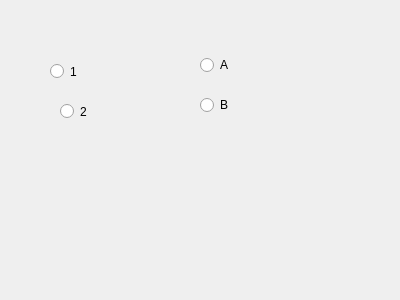
<?xml version="1.0" encoding="UTF-8"?>
<ui version="4.0">
 <class>Form</class>
 <widget class="QWidget" name="Form">
  <property name="geometry">
   <rect>
    <x>0</x>
    <y>0</y>
    <width>400</width>
    <height>300</height>
   </rect>
  </property>
  <property name="windowTitle">
   <string>Form</string>
  </property>
  <widget class="QRadioButton" name="rad1">
   <property name="geometry">
    <rect>
     <x>50</x>
     <y>60</y>
     <width>105</width>
     <height>23</height>
    </rect>
   </property>
   <property name="text">
    <string>1</string>
   </property>
  </widget>
  <widget class="QRadioButton" name="rad2">
   <property name="geometry">
    <rect>
     <x>60</x>
     <y>100</y>
     <width>105</width>
     <height>23</height>
    </rect>
   </property>
   <property name="text">
    <string>2</string>
   </property>
  </widget>
  <widget class="QRadioButton" name="radA">
   <property name="geometry">
    <rect>
     <x>200</x>
     <y>50</y>
     <width>154</width>
     <height>30</height>
    </rect>
   </property>
   <property name="text">
    <string>A</string>
   </property>
  </widget>
  <widget class="QRadioButton" name="radB">
   <property name="geometry">
    <rect>
     <x>200</x>
     <y>90</y>
     <width>154</width>
     <height>30</height>
    </rect>
   </property>
   <property name="text">
    <string>B</string>
   </property>
  </widget>
 </widget>
 <resources/>
 <connections/>
</ui>
